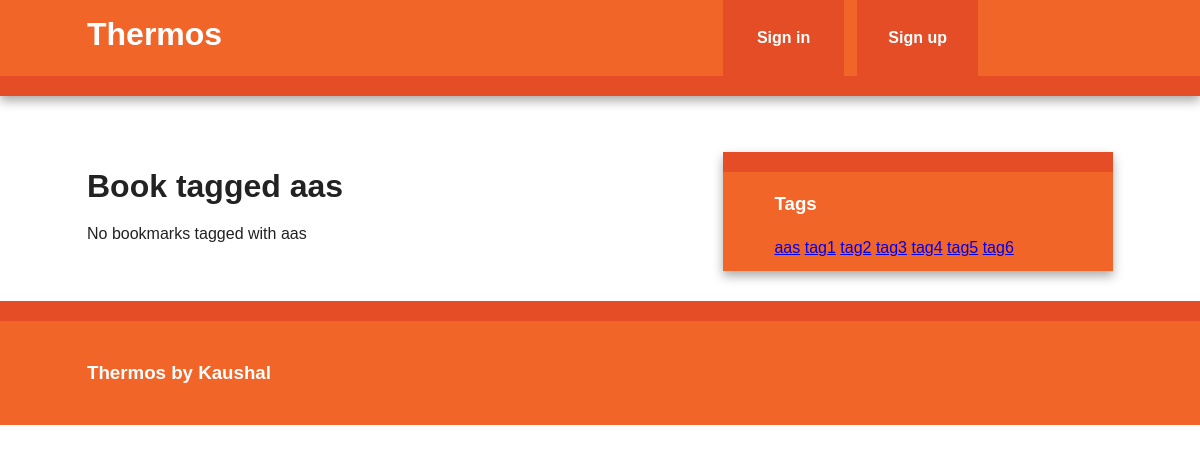
/bookmark/tag/aas, run on an earlier commit of the app's database.
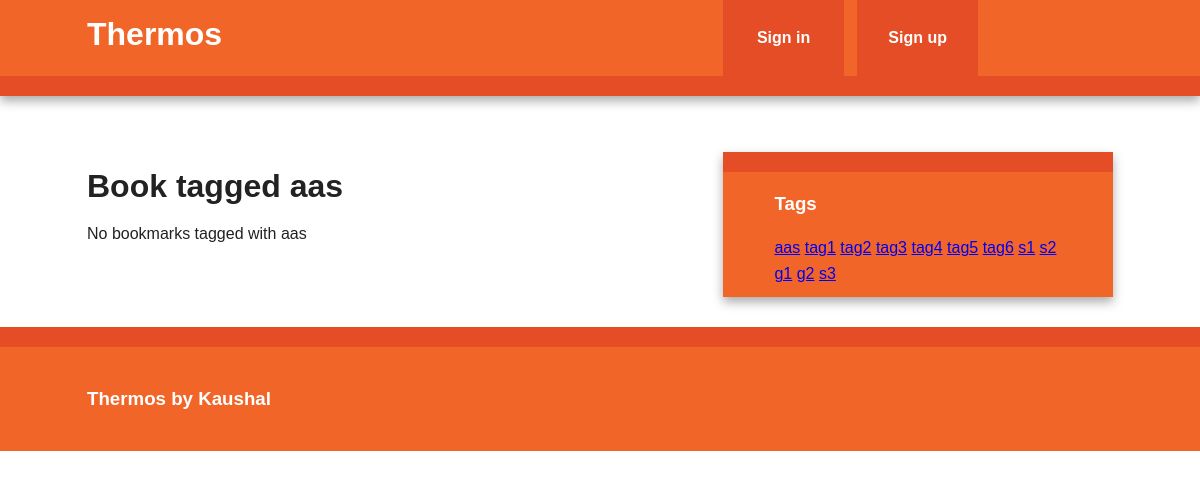
And on a later commit of the database.
### thermos/models.py (models this page shows, shortened)
class Tag(db.Model):
    id = db.Column(db.Integer, primary_key=True)
    name = db.Column(db.String(25), nullable=False, unique=True, index=True)
    @staticmethod
    def all():
        return Tag.query.all()
    def __repr__(self):
        return self.name

### thermos/bookmark/views.py (the view)
@bookmark.route('/tag/<name>')
def tag(name):
    tag = Tag.query.filter_by(name=name).first_or_404()
    return render_template('tag.html', tag=tag)

### thermos/main/views.py (called while the page is built)
@main.app_context_processor
def inject_tags():
    return dict(all_tags=Tag.all)

### thermos/templates/tag.html (shortened to what this page needs)
{% extends "base.html" %}
{% block content %}
    <article>
        <h1 style="clear:both">Book tagged {{ tag }}</h1>
        {% if tag.bookmarks.count()>0  %}
            {% with bookmarks = tag.bookmarks  %}
                {% include "bookmark_list.html" %}
            {% endwith %}
        {% else %}
            No bookmarks tagged with {{ tag }}
        {% endif %}
    </article>
{% endblock %}

### thermos/templates/base.html (shortened to what this page needs)
<!doctype html>
<html class="no-js" lang="">
    <head>
        <link rel="stylesheet" href="{{ url_for('static', filename='css/normalize.min.css') }}">
        <link rel="stylesheet" href="{{ url_for('static', filename='css/main.css') }}">
    </head>
    <body>
        <div class="header-container">
            <header class="wrapper clearfix">
                <a href="{{ url_for('main.index') }}"><h1 class="title">Thermos</h1></a>
                <nav>
                    <ul>
                        {% if current_user.is_authenticated %}
                            <li><a href="{{ url_for('bookmark.add')}}">Add url</a></li>
                            <li><a href="{{ url_for('auth.logout') }}">Logout</a></li>
                        {% else %}
                            <li><a href="{{ url_for('auth.login') }}">Sign in</a></li>
                            <li><a href="{{ url_for('auth.register') }}">Sign up</a></li>
                        {% endif %}
                    </ul>
                </nav>
            </header>
        </div>
        <div class="main-container">
            <div class="main wrapper clearfix">
                <br>
                {% block content %}
                {% endblock %}
                {% block sidebar %}
                    <aside>
                        <h3>Tags</h3>
                            {% for t in all_tags() %}
                                <a href="{{ url_for('bookmark.tag', name=t) }}">{{ t }}</a>
                            {% endfor %}
                    </aside>
                {% endblock %}
            </div>
        </div>
        <div class="footer-container">
            <footer class="wrapper">
                <h3>Thermos by Kaushal</h3>
            </footer>
        </div>
    </body>
</html>

### thermos/static/css/main.css (style rules this page uses)
html { color: #222; font-size: 1em; line-height: 1.4; }
body { font: 16px/26px Helvetica, Helvetica Neue, Arial; }
.wrapper { width: 90%; margin: 0 5%; }
.header-container { border-bottom: 20px solid #e44d26; }
.footer-container, .main aside { border-top: 20px solid #e44d26; }
.header-container, .footer-container, .main aside { background: #f16529; }
.title { color: white; }
nav ul { margin: 0; padding: 0; list-style-type: none; }
nav a { display: block; margin-bottom: 10px; padding: 15px 0; text-align: center; text-decoration: none; font-weight: bold; color: white; background: #e44d26; }
.main { padding: 30px 0; }
.main article h1 { font-size: 2em; }
.main aside { color: white; padding: 0px 5% 10px; }
.footer-container footer { color: white; padding: 20px 0; }
@media only screen and (min-width: 480px) { nav a { float: left; width: 27%; margin: 0 1.7%; padding: 25px 2%; margin-bottom: 0; } }
@media only screen and (min-width: 480px) { nav li:first-child a { margin-left: 0; } }
@media only screen and (min-width: 480px) { nav li:last-child a { margin-right: 0; } }
@media only screen and (min-width: 480px) { nav ul li { display: inline; } }
@media only screen and (min-width: 768px) { .header-container, .main aside { -webkit-box-shadow: 0 5px 10px #aaa; -moz-box-shadow: 0 5px 10px #aaa; box-shadow: 0 5px 10px #aaa; } }
@media only screen and (min-width: 768px) { .title { float: left; } }
@media only screen and (min-width: 768px) { nav { float: right; width: 38%; } }
@media only screen and (min-width: 768px) { .main article { float: left; width: 57%; } }
@media only screen and (min-width: 768px) { .main aside { float: right; width: 28%; } }
@media only screen and (min-width: 1140px) { .wrapper { width: 1026px; margin: 0 auto; } }
.clearfix:before, .clearfix:after { content: " "; display: table; }
.clearfix:after { clear: both; }
.clearfix { *zoom: 1; }

What changed in the data, as far as the page shows it:
added Tag: name "s1"
added Tag: name "s2"
added Tag: name "g1"
added Tag: name "g2"
added Tag: name "s3"
